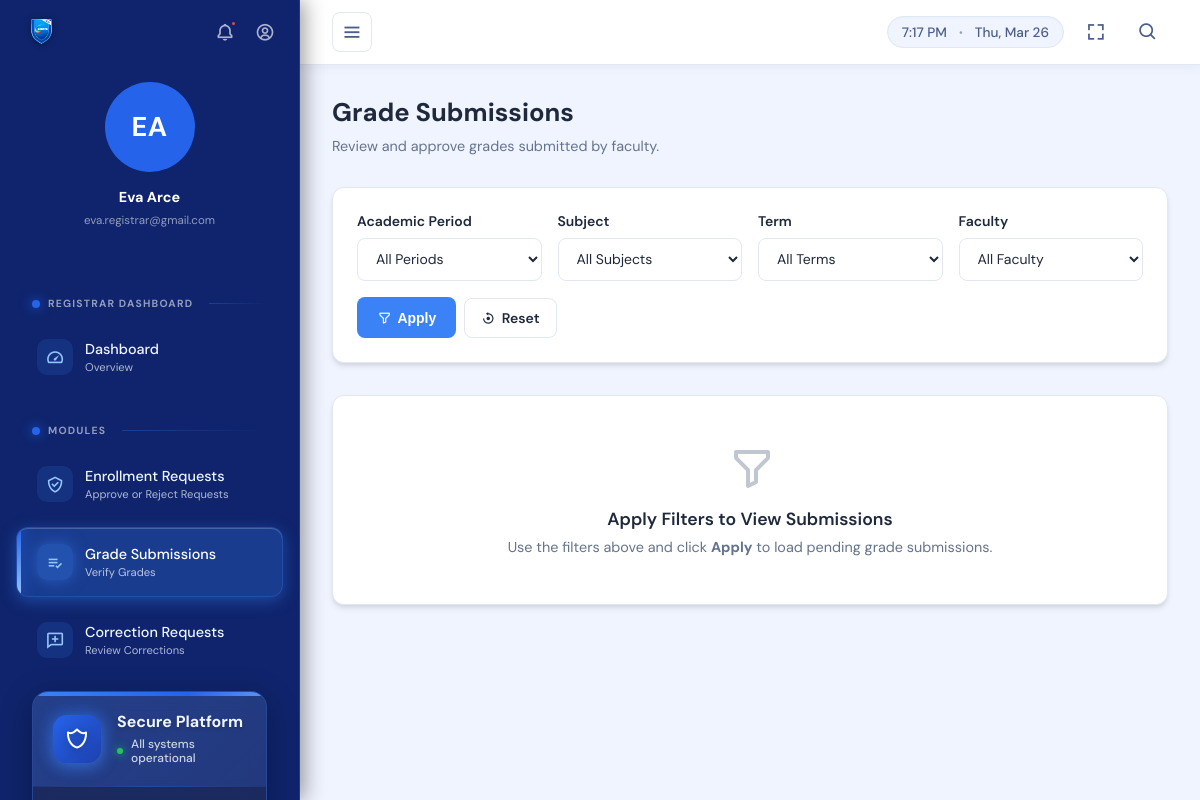
Page /index.php?page=pending_grades (signed in) on the committed database.
### tables this page shows
CREATE TABLE `users` (
  `user_id` int(11) NOT NULL,
  `full_name` varchar(100) NOT NULL,
  `program` varchar(100) DEFAULT NULL,
  `section` varchar(50) DEFAULT NULL,
  `year_level` tinyint(4) DEFAULT NULL,
  `email` varchar(100) NOT NULL,
  `password_hash` varchar(255) NOT NULL,
  `role_id` int(11) NOT NULL,
  `created_at` timestamp NOT NULL DEFAULT current_timestamp(),
  `is_active` tinyint(1) DEFAULT 1
);

### registrar/pending_grades.php (the view, shortened to what this page needs)
<?php
$filters_applied = isset($_GET['filtered']);
?>
<div>
    <div class="page-header">
        <h2>Grade Submissions</h2>
        <p>Review and approve grades submitted by faculty.</p>
    </div>
    <div class="filters-section">
        <form method="GET" class="filters-form" id="filtersForm">
            <div class="filter-group">
                <label for="filter_period">Academic Period</label>
                <select name="filter_period" id="filter_period">
                    <option value="">All Periods</option>
                </select>
            </div>
            <div class="filter-group">
                <label for="filter_subject">Subject</label>
                <select name="filter_subject" id="filter_subject">
                    <option value="0">All Subjects</option>
                </select>
            </div>
            <div class="filter-group">
                <label for="filter_term">Term</label>
                <select name="filter_term" id="filter_term">
                    <option value="">All Terms</option>
                </select>
            </div>
            <div class="filter-group">
                <label for="filter_faculty">Faculty</label>
                <select name="filter_faculty" id="filter_faculty">
                    <option value="0">All Faculty</option>
                </select>
            </div>
            <div class="filter-actions">
                <button type="submit" class="btn-filter">
                    <i class='bx bx-filter-alt'></i> Apply
                </button>
                <a href="?page=pending_grades" class="btn-reset">
                    <i class='bx bx-reset'></i> Reset
                </a>
            </div>
        </form>
    </div>
    <?php if (!$filters_applied): ?>
        <div class="prompt-card">
            <i class='bx bx-filter-alt'></i>
            <h3>Apply Filters to View Submissions</h3>
            <p>Use the filters above and click <strong>Apply</strong> to load pending grade submissions.</p>
        </div>
    <?php endif; ?>
</div>

### template/sidebar.php (shortened to what this page needs)
<?php
require_once __DIR__ . '/../includes/auth_check.php';
$role_id = (int)$_SESSION["role_id"];
$user_id = (int)$_SESSION["user_id"];
$user_stmt = $conn->prepare("SELECT full_name, email FROM users WHERE user_id = ?");
$user_stmt->bind_param('i', $user_id);
$user_stmt->execute();
$user_result = $user_stmt->get_result();
$user_name  = "User";
$user_email = "";
if ($user_result && $user_row = $user_result->fetch_assoc()) {
    $user_name  = $user_row['full_name'] ?? "User";
    $user_email = $user_row['email']     ?? "";
}
$name_parts = array_filter(explode(' ', trim($user_name)));
$initials = '';
if (count($name_parts) >= 2) {
    $initials = strtoupper(substr($name_parts[0], 0, 1) . substr($name_parts[1], 0, 1));
} else {
    $initials = strtoupper(substr($name_parts[0] ?? 'U', 0, 1));
}
$current_page = $_GET['page'] ?? 'dashboard';
?>
<!DOCTYPE html>
<html lang="en">
<head>
    <link href='https://unpkg.com/boxicons@2.1.4/css/boxicons.min.css' rel='stylesheet'>
    <link rel="stylesheet" href="https://cdnjs.cloudflare.com/ajax/libs/font-awesome/6.4.0/css/all.min.css">
</head>
<body>
    <aside class="sidebar" id="sidebar">
        <div class="sidebar-header">
            <div class="sidebar-topstrip">
                <div class="sidebar-logo">
                    <img src="images/siems.png" alt="SIEMS Logo">
                </div>
                <div class="sidebar-header-icons">
                    <button class="header-icon-btn" id="sidebarNotifBtn" title="Notifications">
                        <i class='bx bx-bell'></i>
                        <span class="badge-dot"></span>
                    </button>
                    <div class="sidebar-profile-menu" style="position:relative;">
                        <button class="header-icon-btn" id="sidebarProfileIconBtn" title="Profile">
                            <i class='bx bx-user-circle'></i>
                        </button>
                    </div>
                </div>
            </div>
            <div class="sidebar-profile">
                <div class="sidebar-avatar"><?= htmlspecialchars($initials, ENT_QUOTES) ?></div>
                <div class="sidebar-user-name"><?= htmlspecialchars($user_name, ENT_QUOTES) ?></div>
                <div class="sidebar-user-email"><?= htmlspecialchars($user_email, ENT_QUOTES) ?></div>
            </div>
        </div>
        <nav class="nav">
            <?php if (!empty($menus[$role_id])): ?>
                <ul>
                    <?php foreach ($menus[$role_id] as $item):
                        if (isset($item['is_section']) && $item['is_section']): ?>
                            </ul>
                            <span class="section-title"><?= htmlspecialchars($item['label'], ENT_QUOTES) ?></span>
                            <ul>
                        <?php else:
                            $is_active = isset($item['link']) && strpos($item['link'], $current_page) !== false ? ' active' : '';
                            $has_submenu = isset($item['submenu']);
                        ?>
                            <li class="<?= $is_active ? 'open' : '' ?>">
                                <a href="<?= htmlspecialchars($item['link']) ?>" class="<?= $is_active ?>" <?= $has_submenu ? 'onclick="toggleSubmenu(event)"' : '' ?>>
                                    <span class="left">
                                        <div class="icon-wrapper">
                                            <i class='bx <?= htmlspecialchars($item['icon']) ?> icon'></i>
                                        </div>
                                        <span class="nav-label">
                                            <span class="main-text"><?= htmlspecialchars($item['label']) ?></span>
                                            <span class="sub-text"><?= htmlspecialchars($item['sublabel']) ?></span>
                                        </span>
                                    </span>
                                </a>
                            </li>
                        <?php endif; ?>
                    <?php endforeach; ?>
                </ul>
            <?php endif; ?>
            <div class="sidebar-footer">
                <div class="footer-header">
                    <div class="footer-icon">
                        <i class='bx bx-shield-alt-2'></i>
                    </div>
                    <div class="footer-content">
                        <div class="footer-title">Secure Platform</div>
                        <div class="footer-subtitle">All systems operational</div>
                    </div>
                </div>
                <div class="footer-divider"></div>
                <div class="footer-bottom">
                </div>
            </div>
        </nav>
    </aside>
    <div class="page-wrapper" id="pageWrapper">
        <nav class="top-navbar" id="topNavbar">
            <div class="navbar-container">
                <div class="navbar-content">
                    <div class="navbar-left">
                        <button class="toggle-btn" id="toggleBtn" aria-label="Toggle sidebar"><i class='bx bx-menu'></i></button>
                    </div>
                    <div class="navbar-right">
                        <div class="time-display" id="timeDisplay">
                            <span id="currentTime"></span>
                            <span class="date-separator">•</span>
                            <span id="currentDate"></span>
                        </div>
                        <button class="icon-btn" id="fullscreenBtn" title="Toggle Fullscreen"><i class='bx bx-fullscreen'></i></button>
                        <button class="icon-btn" id="searchBtn" title="Search"><i class='bx bx-search'></i></button>
                    </div>
                </div>
            </div>
        </nav>
        <main class="main-content" id="mainContent">

### registrar/pending_grades.php (style rules this page uses)
:root { --primary: #3B82F6; --primary-dark: #1E40AF; --secondary: #10B981; --accent: #F59E0B; --danger: #EF4444; --success: #22C55E; --surface: #FFFFFF; --background: #F8FAFC; --text-primary: #1E293B; --text-secondary:#64748B; --border: #E2E8F0; --shadow: 0 4px 6px -1px rgba(0,0,0,.1), 0 2px 4px -1px rgba(0,0,0,.06); --shadow-lg: 0 10px 15px -3px rgba(0,0,0,.1), 0 4px 6px -2px rgba(0,0,0,.05); --radius: 12px; --transition: all 0.3s cubic-bezier(0.4,0,0.2,1); }
.page-header { margin-bottom:2rem; }
.page-header h2 { font-size:1.6rem; font-weight:700; color:var(--text-primary); margin-bottom:.5rem; margin-top:0; }
.page-header p { color:var(--text-secondary); font-size:.9rem; margin:0; }
.filters-section { background: var(--surface); padding: 1.5rem; border-radius: var(--radius); box-shadow: var(--shadow); margin-bottom: 2rem; border: 1px solid var(--border); }
.filters-form { display: grid; grid-template-columns: repeat(auto-fit, minmax(180px, 1fr)); gap: 1rem; align-items: end; }
.filter-group { display: flex; flex-direction: column; }
.filter-group label { font-size: 0.875rem; font-weight: 600; color: var(--text-primary); margin-bottom: 0.5rem; }
.filter-group select { padding: 0.65rem 0.875rem; border: 1.5px solid var(--border); border-radius: 8px; font-size: 0.875rem; background: var(--surface); color: var(--text-primary); transition: var(--transition); font-family: inherit; }
.filter-actions { display: flex; gap: 0.5rem; align-items: flex-end; }
.btn-filter { padding: 0.80rem 1.25rem; background: var(--primary); color: white; border: none; border-radius: 8px; font-size: 0.875rem; font-weight: 600; cursor: pointer; transition: var(--transition); display: flex; align-items: center; gap: 0.4rem; white-space: nowrap; }
.btn-reset { padding: 0.65rem 1rem; background: var(--surface); color: var(--text-primary); border: 1.5px solid var(--border); border-radius: 8px; font-size: 0.875rem; font-weight: 600; cursor: pointer; transition: var(--transition); text-decoration: none; display: flex; align-items: center; gap: 0.4rem; white-space: nowrap; }
.prompt-card { background: var(--surface); border: 1px solid var(--border); border-radius: var(--radius); box-shadow: var(--shadow); padding: 3rem 2rem; text-align: center; color: var(--text-secondary); }
.prompt-card i { font-size: 3rem; margin-bottom: 1rem; display: block; opacity: .4; }
.prompt-card h3 { font-size: 1.1rem; font-weight: 600; color: var(--text-primary); margin-bottom: .5rem; }
.prompt-card p { font-size: .9rem; margin: 0; }

### rows in the picture
users: full_name "EA", full_name "Eva Arce", email "eva.registrar@gmail.com"

### other values in the picture
$item['label'] "REGISTRAR DASHBOARD"
$item['label'] "Dashboard"
$item['sublabel'] "Overview"
$item['label'] "MODULES"
$item['label'] "Enrollment Requests"
$item['sublabel'] "Approve or Reject Requests"
$item['label'] "Grade Submissions"
$item['sublabel'] "Verify Grades"
$item['label'] "Correction Requests"
$item['sublabel'] "Review Corrections"
